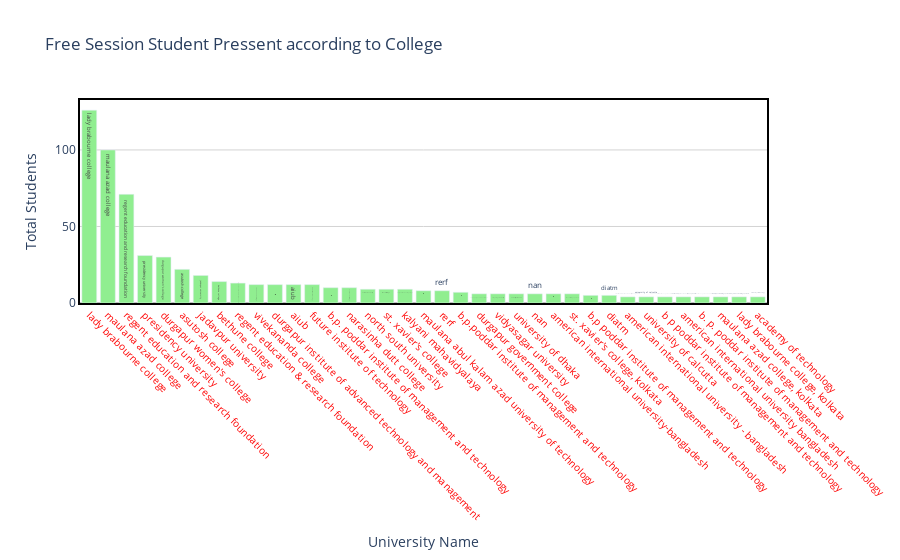

The notebook cell saved with this chart:
### Code cell
#tracebar free session students present from unique university name
draw_trace_bar(collegetop,'College','counts','Free Session Student Pressent according to College', 'University Name','Total Students',"lightgreen")

### Figure 1 — Plotly figure (JSON) as saved in the notebook; plotly's stock layout.template omitted (floating-point values rounded to 4 significant figures)
{"data": [{"marker": {"color": "lightgreen"}, "text": ["lady brabourne college", "maulana azad college", "regent education and research foundation", "presidency university", "durgapur women's college", "asutosh college", "jadavpur university", "bethune college", "regent education & research foundation", "vivekananda college", "durgapur institute of advanced technology and management", "aiub", "future institute of technology", "b.p. poddar institute of management and technology", "narasinha dutt college", "north south university", "st. xavier's college", "kalyani mahavidyalaya", "maulana abul kalam azad university of technology", "rerf", "b.p.poddar institute of management and technology", "durgapur government college", "vidyasagar university", "university of dhaka", "nan", "american international university-bangladesh", "st. xavier's college, kolkata", "b.p poddar institute of management and technology", "diatm", "american international university - bangladesh", "university of calcutta", "b p poddar institute of management and technology", "american international university bangladesh", "b. p. poddar institute of management and technology", "maulana azad college, kolkata", "lady brabourne college, kolkata", "academy of technology"], "type": "bar", "x": ["lady brabourne college", "maulana azad college", "regent education and research foundation", "presidency university", "durgapur women's college", "asutosh college", "jadavpur university", "bethune college", "regent education & research foundation", "vivekananda college", "durgapur institute of advanced technology and management", "aiub", "future institute of technology", "b.p. poddar institute of management and technology", "narasinha dutt college", "north south university", "st. xavier's college", "kalyani mahavidyalaya", "maulana abul kalam azad university of technology", "rerf", "b.p.poddar institute of management and technology", "durgapur government college", "vidyasagar university", "university of dhaka", "nan", "american international university-bangladesh", "st. xavier's college, kolkata", "b.p poddar institute of management and technology", "diatm", "american international university - bangladesh", "university of calcutta", "b p poddar institute of management and technology", "american international university bangladesh", "b. p. poddar institute of management and technology", "maulana azad college, kolkata", "lady brabourne college, kolkata", "academy of technology"], "y": [126, 100, 71, 31, 30, 22, 18, 14, 13, 12, 12, 12, 12, 10, 10, 9, 9, 9, 8, 8, 7, 6, 6, 6, 6, 6, 6, 5, 5, 4, 4, 4, 4, 4, 4, 4, 4]}], "layout": {"hovermode": "closest", "paper_bgcolor": "rgba(0, 0, 0, 0)", "plot_bgcolor": "rgba(0, 0, 0, 0)", "title": {"text": "Free Session Student Pressent according to College"}, "xaxis": {"linecolor": "black", "linewidth": 2, "mirror": true, "showline": true, "showticklabels": true, "tickangle": 45, "tickfont": {"color": "red", "size": 10}, "title": {"text": "University Name"}, "zeroline": true, "zerolinecolor": "grey", "zerolinewidth": 1}, "yaxis": {"gridcolor": "lightgrey", "linecolor": "black", "linewidth": 2, "mirror": true, "showline": true, "title": {"text": "Total Students"}, "zeroline": true, "zerolinecolor": "grey", "zerolinewidth": 1}}}
